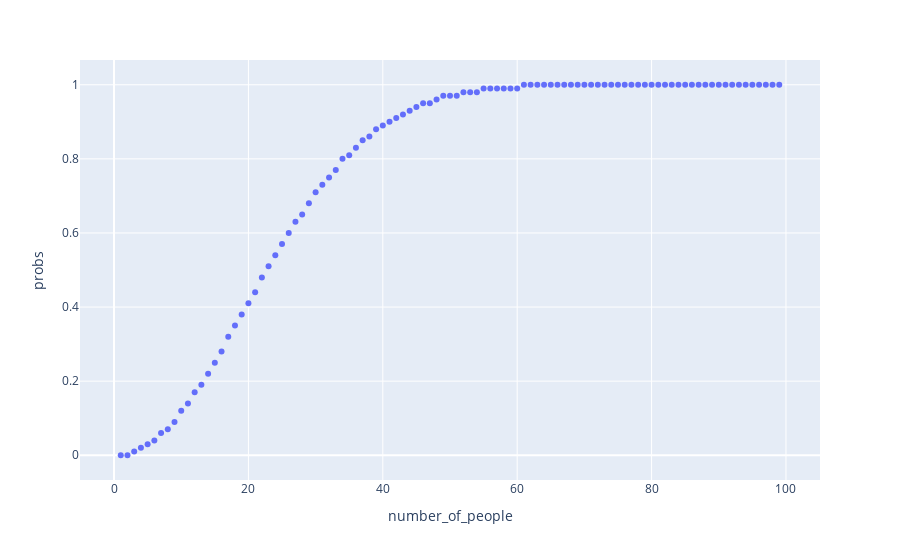

Notebook source saved alongside this figure:
### Code cell
import plotly.express as px

px.scatter(df, x = df['number_of_people'], y = df['probs'])

### Figure 1 — Plotly figure (JSON) as saved in the notebook; plotly's stock layout.template omitted (floating-point values rounded to 4 significant figures)
{"data": [{"hovertemplate": "number_of_people=%{x}<br>probs=%{y}<extra></extra>", "legendgroup": "", "marker": {"color": "#636efa", "symbol": "circle"}, "mode": "markers", "name": "", "orientation": "v", "showlegend": false, "type": "scatter", "x": [1, 2, 3, 4, 5, 6, 7, 8, 9, 10, 11, 12, 13, 14, 15, 16, 17, 18, 19, 20, 21, 22, 23, 24, 25, 26, 27, 28, 29, 30, 31, 32, 33, 34, 35, 36, 37, 38, 39, 40, 41, 42, 43, 44, 45, 46, 47, 48, 49, 50, 51, 52, 53, 54, 55, 56, 57, 58, 59, 60, 61, 62, 63, 64, 65, 66, 67, 68, 69, 70, 71, 72, 73, 74, 75, 76, 77, 78, 79, 80, 81, 82, 83, 84, 85, 86, 87, 88, 89, 90, 91, 92, 93, 94, 95, 96, 97, 98, 99], "xaxis": "x", "y": [0, 0, 0.01, 0.02, 0.03, 0.04, 0.06, 0.07, 0.09, 0.12, 0.14, 0.17, 0.19, 0.22, 0.25, 0.28, 0.32, 0.35, 0.38, 0.41, 0.44, 0.48, 0.51, 0.54, 0.57, 0.6, 0.63, 0.65, 0.68, 0.71, 0.73, 0.75, 0.77, 0.8, 0.81, 0.83, 0.85, 0.86, 0.88, 0.89, 0.9, 0.91, 0.92, 0.93, 0.94, 0.95, 0.95, 0.96, 0.97, 0.97, 0.97, 0.98, 0.98, 0.98, 0.99, 0.99, 0.99, 0.99, 0.99, 0.99, 1, 1, 1, 1, 1, 1, 1, 1, 1, 1, 1, 1, 1, 1, 1, 1, 1, 1, 1, 1, 1, 1, 1, 1, 1, 1, 1, 1, 1, 1, 1, 1, 1, 1, 1, 1, 1, 1, 1], "yaxis": "y"}], "layout": {"legend": {"tracegroupgap": 0}, "margin": {"t": 60}, "xaxis": {"anchor": "y", "domain": [0, 1], "title": {"text": "number_of_people"}}, "yaxis": {"anchor": "x", "domain": [0, 1], "title": {"text": "probs"}}}}
